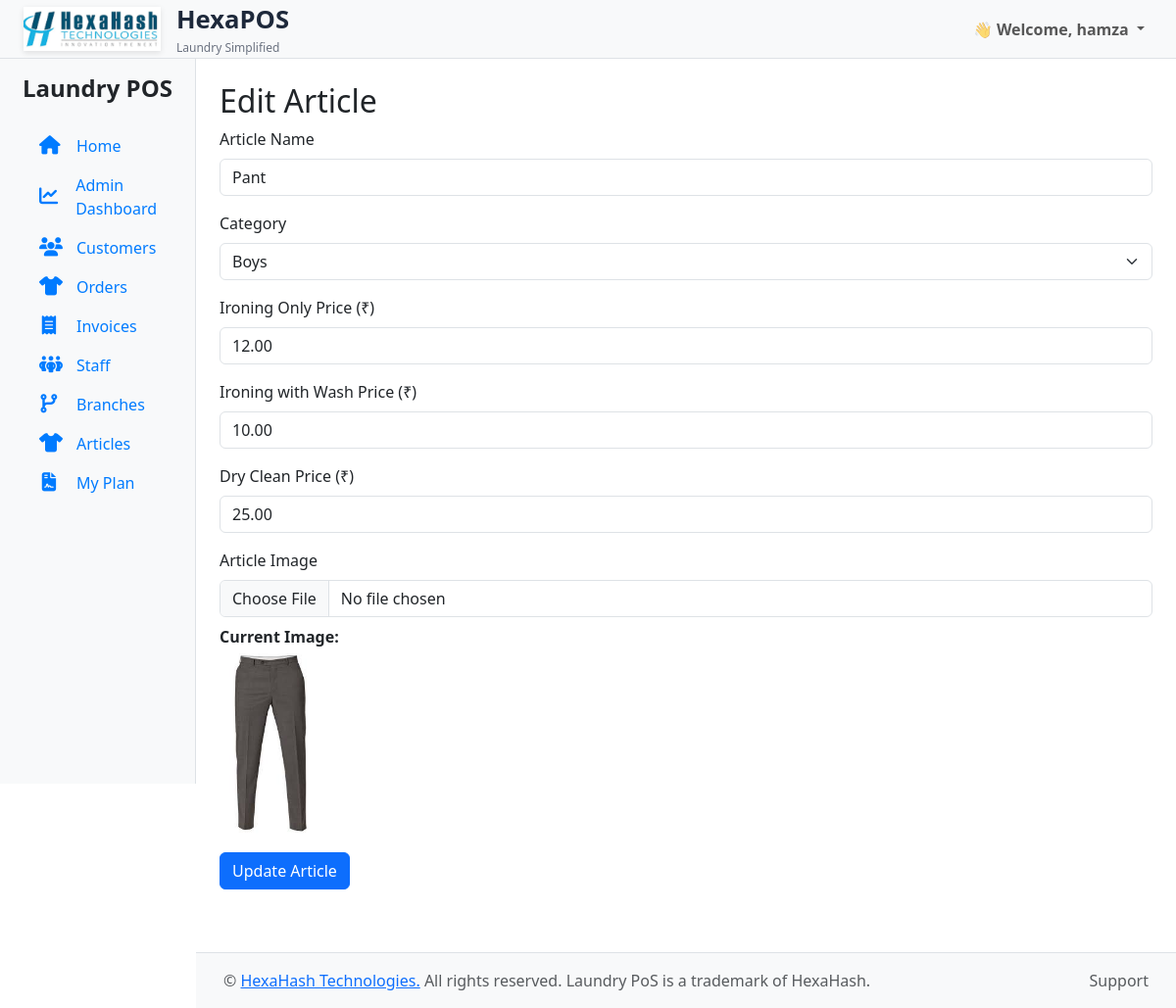
The app's page /articles/edit/1/ (signed in) with its own data.
### accounts/models.py (models this page shows, shortened)
class CustomUser(AbstractUser):
    is_superadmin = models.BooleanField(default=False)
    is_org_admin = models.BooleanField(default=False)
    organization = models.ForeignKey('laundry.Organization', null=True, blank=True, on_delete=models.CASCADE)

### laundry/models.py (models this page shows, shortened)
class Article(models.Model):
    organization = models.ForeignKey('Organization', on_delete=models.CASCADE, null=True, blank=True)
    CATEGORY_CHOICES = [
        ('Boys', 'Boys'),
        ('Girls', 'Girls'),
        ('Kids', 'Kids'),
        ('Others', 'Others'),
    ]
    name = models.CharField(max_length=100)
    category = models.CharField(max_length=20, choices=CATEGORY_CHOICES)
    only_iron_price = models.DecimalField(max_digits=6, decimal_places=2)
    with_wash_price = models.DecimalField(max_digits=6, decimal_places=2)
    dry_clean_price = models.DecimalField(max_digits=6, decimal_places=2, null=True, blank=True)
    image = models.ImageField(upload_to='articles/', blank=True, null=True)

### laundry/views.py (the view)
# urls.py: path('articles/edit/<int:article_id>/', views.article_edit, name='article_edit'),
def article_edit(request, article_id):
    article = get_object_or_404(Article, id=article_id)
    if not request.user.is_superuser and article.organization != request.user.organization:
        return HttpResponse("Unauthorized", status=401)  # ✅ Prevent cross-org access
    if request.method == 'POST':
        form = ArticleForm(request.POST, request.FILES, instance=article)
        if form.is_valid():
            form.save()
            return redirect('article_list')
    else:
        form = ArticleForm(instance=article)
    return render(request, 'articles/article_add.html', {'form': form, 'edit_mode': True})

### laundry/forms.py
class ArticleForm(forms.ModelForm):
    class Meta:
        model = Article
        fields = ['name', 'category', 'only_iron_price', 'with_wash_price', 'image','dry_clean_price']
        widgets = {
            'name': forms.TextInput(attrs={'class': 'form-control'}),
            'category': forms.Select(attrs={'class': 'form-select'}),
            'only_iron_price': forms.NumberInput(attrs={'class': 'form-control', 'step': '0.01'}),
            'with_wash_price': forms.NumberInput(attrs={'class': 'form-control', 'step': '0.01'}),
            'dry_clean_price': forms.NumberInput(attrs={'class': 'form-control', 'step': '0.01'}),
            'image': forms.ClearableFileInput(attrs={'class': 'form-control'}),
        }

### laundry/context_processors.py (called while the page is built)
def all_organizations(request):
    return {
        'all_organizations': Organization.objects.all().order_by("name")
    }

def org_context(request):
    if request.user.is_authenticated and hasattr(request.user, 'organization'):
        return {
            'organization': request.user.organization
        }
    return {}

### templates/articles/article_add.html (shortened to what this page needs)
{% extends 'laundry/base.html' %}
{% block content %}
<div class="container mt-4">
  <h2>{% if edit_mode %}Edit Article{% else %}Add New Article{% endif %}</h2>
  <form method="POST" enctype="multipart/form-data">
    <div class="mb-3">
      <label for="id_name" class="form-label">Article Name</label>
      <input type="text" name="name" maxlength="100" class="form-control" id="id_name"
             value="{{ form.instance.name|default_if_none:'' }}" required>
    </div>
    <div class="mb-3">
      <label for="id_category" class="form-label">Category</label>
      <select name="category" id="id_category" class="form-select" required>
        <option value="Boys" {% if form.instance.category == 'Boys' %}selected{% endif %}>Boys</option>
      </select>
    </div>
    <div class="mb-3">
      <label for="id_only_iron_price" class="form-label">Ironing Only Price (₹)</label>
      <input type="number" name="only_iron_price" step="0.01" min="0" class="form-control" id="id_only_iron_price"
             value="{{ form.instance.only_iron_price|default_if_none:'' }}" required>
    </div>
    <div class="mb-3">
      <label for="id_with_wash_price" class="form-label">Ironing with Wash Price (₹)</label>
      <input type="number" name="with_wash_price" step="0.01" min="0" class="form-control" id="id_with_wash_price"
             value="{{ form.instance.with_wash_price|default_if_none:'' }}" required>
    </div>
<div class="mb-3">
  <label for="id_dry_clean_price" class="form-label">Dry Clean Price (₹)</label>
  <input type="number" name="dry_clean_price" step="0.01" min="0" class="form-control" id="id_dry_clean_price"
         value="{{ form.instance.dry_clean_price|default_if_none:'' }}">
</div>
    <div class="mb-3">
      <label for="id_image" class="form-label">Article Image</label>
      <input type="file" name="image" accept="image/*" class="form-control" id="id_image">
      {% if form.instance.image %}
        <div class="mt-2">
          <strong>Current Image:</strong><br>
          <img src="{{ form.instance.image.url }}" alt="Current Image" width="100">
        </div>
      {% endif %}
    </div>
    <button type="submit" class="btn btn-primary">
      {% if edit_mode %}Update Article{% else %}Add Article{% endif %}
    </button>
  </form>
</div>
{% endblock %}

### templates/laundry/base.html (shortened to what this page needs)
<!DOCTYPE html>
{% load static %}
<html lang="en">
<head>
<link href="https://cdn.jsdelivr.net/npm/bootstrap@5.3.0/dist/css/bootstrap.min.css" rel="stylesheet">
<link href="https://cdnjs.cloudflare.com/ajax/libs/font-awesome/6.4.0/css/all.min.css" rel="stylesheet">
  <link rel="stylesheet" href="{% static 'css/bootstrap.min.css' %}">
  <link rel="stylesheet" href="{% static 'css/fontawesome.min.css' %}">
  <link rel="stylesheet" href="{% static 'css/all.min.css' %}">
  <link rel="stylesheet" href="{% static 'css/style.css' %}">
</head>
<body>
  <nav class="navbar navbar-expand-lg navbar-light bg-light px-4 d-none d-md-flex justify-content-between">
 <a class="navbar-brand d-flex align-items-center gap-3" href="https://hexahash.com/" target="_blank">
  <img src="{% static 'images/img.png' %}" alt="Logo"
       style="height: 45px; width: 140px; object-fit: cover; box-shadow: 0 2px 6px rgba(0,0,0,0.1);">
  <div class="d-flex flex-column">
    <span style="font-weight: 700; font-size: 1.6rem; color: #1e293b;">HexaPOS</span>
    <small style="font-size: 0.75rem; color: #6b7280;">Laundry Simplified</small>
  </div>
</a>
    {% if request.user.is_authenticated %}
    <ul class="navbar-nav">
      <li class="nav-item dropdown">
        <a class="nav-link dropdown-toggle fw-semibold" href="#" role="button" data-bs-toggle="dropdown">
          👋 Welcome, {{ request.user.username }}
        </a>
      </li>
    </ul>
    {% endif %}
  </nav>
  <div class="container-fluid">
    <div class="row">
      <nav id="sidebarMenu" class="col-md-2 d-md-block bg-light sidebar collapse show">
        <div class="position-sticky pt-3">
          <h4 class="text-center fw-bold d-none d-md-block mb-4">Laundry POS</h4>
          <ul class="nav flex-column px-3">
            <li class="nav-item">
              <a class="nav-link active" href="{% url 'home' %}">
                <i class="fas fa-home me-2"></i>Home
              </a>
            </li>
{% if request.user.is_authenticated %}
  <li class="nav-item">
    <a class="nav-link active" href="{% url 'dashboard' %}">
      <i class="fas fa-chart-line me-2"></i>
      {% if request.user.is_superuser %}
        SuperAdmin Dashboard
      {% elif request.user.is_org_admin %}
        Admin Dashboard
      {% else %}
        My Branch Dashboard
      {% endif %}
    </a>
  </li>
{% endif %}
            <li class="nav-item">
              <a class="nav-link" href="{% url 'customers' %}">
                <i class="fas fa-users me-2"></i>Customers
              </a>
            </li>
            <li class="nav-item">
              <a class="nav-link" href="{% url 'order_list' %}">
                <i class="fas fa-tshirt me-2"></i>Orders
              </a>
            </li>
            <li class="nav-item">
              <a class="nav-link" href="{% url 'invoice_list' %}">
                <i class="fas fa-receipt me-2"></i>Invoices
              </a>
            </li>
            {% if not request.user.staff %}
            <li class="nav-item">
              <a class="nav-link" href="{% url 'staff_list' %}">
                <i class="fa-solid fa-people-group me-2"></i>Staff
              </a>
            </li>
            {% endif %}
        {% if not request.user.staff %}
        <li class="nav-item">
          <a class="nav-link" href="{% url 'branch_list' %}">
            <i class="fas fa-code-branch me-2"></i>Branches
          </a>
        </li>
        {% endif %}
           {% if not request.user.staff %}
         <li class="nav-item">
            <a class="nav-link" href="{% url 'article_list' %}">
              <i class="fa-solid fa-shirt me-2" ></i>Articles
            </a>
          </li>
    <li class="nav-item">
            <a class="nav-link" href="{% url 'org_my_plan' %}">
             <i class="fa-solid fa-file-contract me-2"></i>My Plan
            </a>
          </li>
            {% endif %}
              </ul>
        </div>
      </nav>
      <main class="col-md-10 ms-sm-auto">
  {% block content %}{% endblock %}
</main>
    </div>
  </div>
<footer class="text-muted py-3 mt-5 border-top bg-light" style="margin-left: 200px;">
  <div class="container-fluid">
    <div class="d-flex justify-content-between align-items-center px-3">
      <p class="mb-0">
        &copy; {{ current_year }}
        <a href="https://hexahash.com/">HexaHash Technologies.</a>
        All rights reserved. Laundry PoS is a trademark of HexaHash.
      </p>
      <span>Support</span>
    </div>
  </div>
</footer>
</body>
</html>

### static/css/style.css (style rules this page uses)
.sidebar .nav-link { display: flex; align-items: center; gap: 10px; font-size: 1rem; color: #007bff; padding: 8px 12px; transition: 0.2s; }
.sidebar .nav-link i { font-size: 1.2rem; width: 20px; text-align: center; }
.navbar.d-md-flex { position: fixed; top: 0; left: 0; right: 0; height: 60px; z-index: 1040; background-color: #fff; border-bottom: 1px solid #dee2e6; }
.sidebar { position: fixed; top: 60px; left: 0; width: 200px; height: calc(100vh - 60px); overflow-y: auto; background-color: #f8f9fa; z-index: 1030; border-right: 1px solid #dee2e6; }
main { margin-left: 200px; margin-top: 60px; padding: 1rem 2rem; }
main { padding-top: 60px; }

### records on screen
CustomUser: user.username "hamza"
Article: name "Pant", category "Boys", only_iron_price "12.00", with_wash_price "10.00", dry_clean_price "25.00", instance.image (picture)
